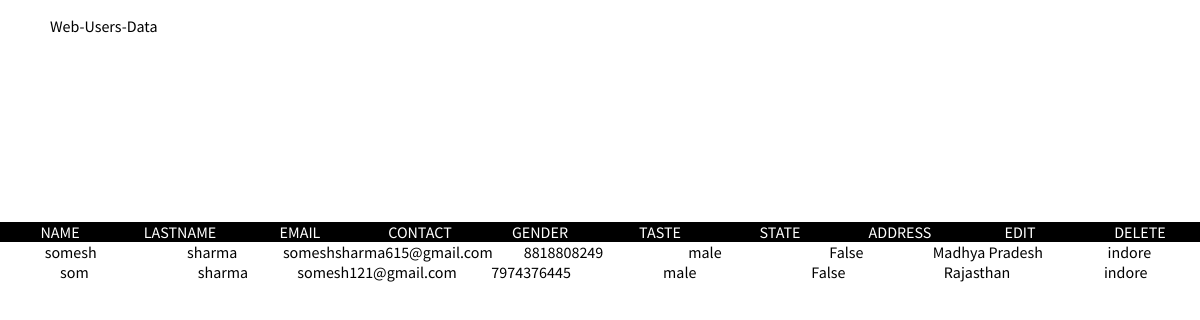
/users/, run on an earlier commit of the app's database.
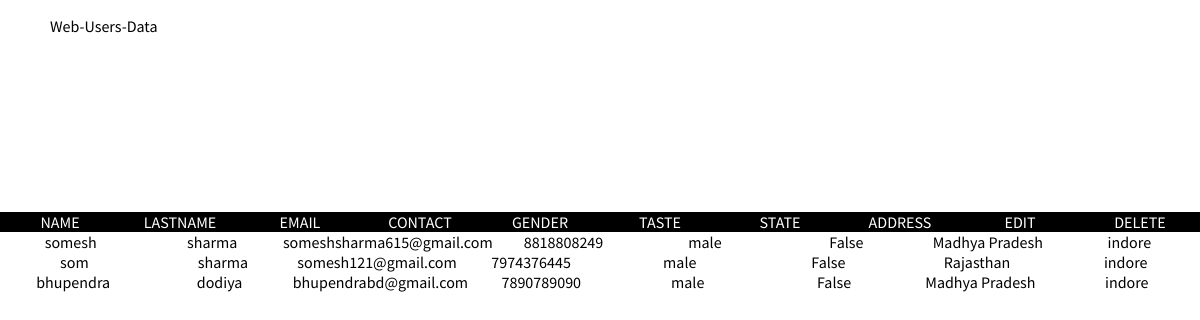
And on a later commit of the database.
### app/models.py (models this page shows)
class Registration(models.Model):
    name=models.CharField(max_length=50)
    lastname=models.CharField(max_length=50)
    email=models.EmailField(max_length=254)
    contact=models.IntegerField()
    gender=models.CharField(choices=GENDER,max_length=50)
    taste=models.CharField(choices=TASTE,max_length=50)
    state=models.CharField(choices=STATE_CHOISES,max_length=50)
    address=models.CharField(max_length=100)
    password=models.CharField(max_length=100)

### app/views.py (the view)
# urls.py: path('users/',views.users),
def users(request):
    data=Registration.objects.all()
    return render(request,'users.html',{'data':data})

### app/templates/users.html (shortened to what this page needs)
<!DOCTYPE html>
<html lang="en">
<head>
</head>
<body style="width:100%;">
    <p style="margin-left:50px">Web-Users-Data</p>
    {% if data %}
    <div class="container" style="margin-top:-200px;">
        <div class="table">
            <div class="table-header">
                <div class="header__item"><a id="wins" class="filter__link filter__link--number" href="#">Name</a></div>
                <div class="header__item"><a id="draws" class="filter__link filter__link--number" href="#">LastName</a></div>
                <div class="header__item"><a id="losses" class="filter__link filter__link--number" href="#">Email</a></div>
                <div class="header__item"><a id="total" class="filter__link filter__link--number" href="#">Contact</a></div>
                <div class="header__item"><a id="total" class="filter__link filter__link--number" href="#">Gender</a></div>
                <div class="header__item"><a id="total" class="filter__link filter__link--number" href="#">Taste</a></div>
                <div class="header__item"><a id="total" class="filter__link filter__link--number" href="#">State</a></div>
                <div class="header__item"><a id="total" class="filter__link filter__link--number" href="#">Address</a></div>
                <div class="header__item"><a id="total" class="filter__link filter__link--number" href="#">Edit</a></div>
                <div class="header__item"><a id="total" class="filter__link filter__link--number" href="#">Delete</a></div>
            </div>
            <div class="table-content">
                {% for i in data %}
                <div class="table-row">
                    <div class="table-data">{{i.name}}</div>
                    <div class="table-data">{{i.lastname}}</div>
                    <div class="table-data">{{i.email}}</div>
                    <div class="table-data">{{i.contact}}</div>
                    <div class="table-data">{{i.gender}}</div>
                    <div class="table-data">{{i.taste}}</div>
                    <div class="table-data">{{i.state}}</div>
                    <div class="table-data">{{i.address}}</div>
                </div>
                {% endfor %}
            </div>
        </div>
    </div>
    {% else %}
        <p style="margin-left:50px">No-User-Data</p>
    {% endif %}
</body>
</html>

What changed in the data, as far as the page shows it:
added Registration: name "bhupendra", lastname "dodiya", email "bhupendrabd@gmail.com", contact "7890789090", gender "male", taste "False", state "Madhya Pradesh", address "indore"
